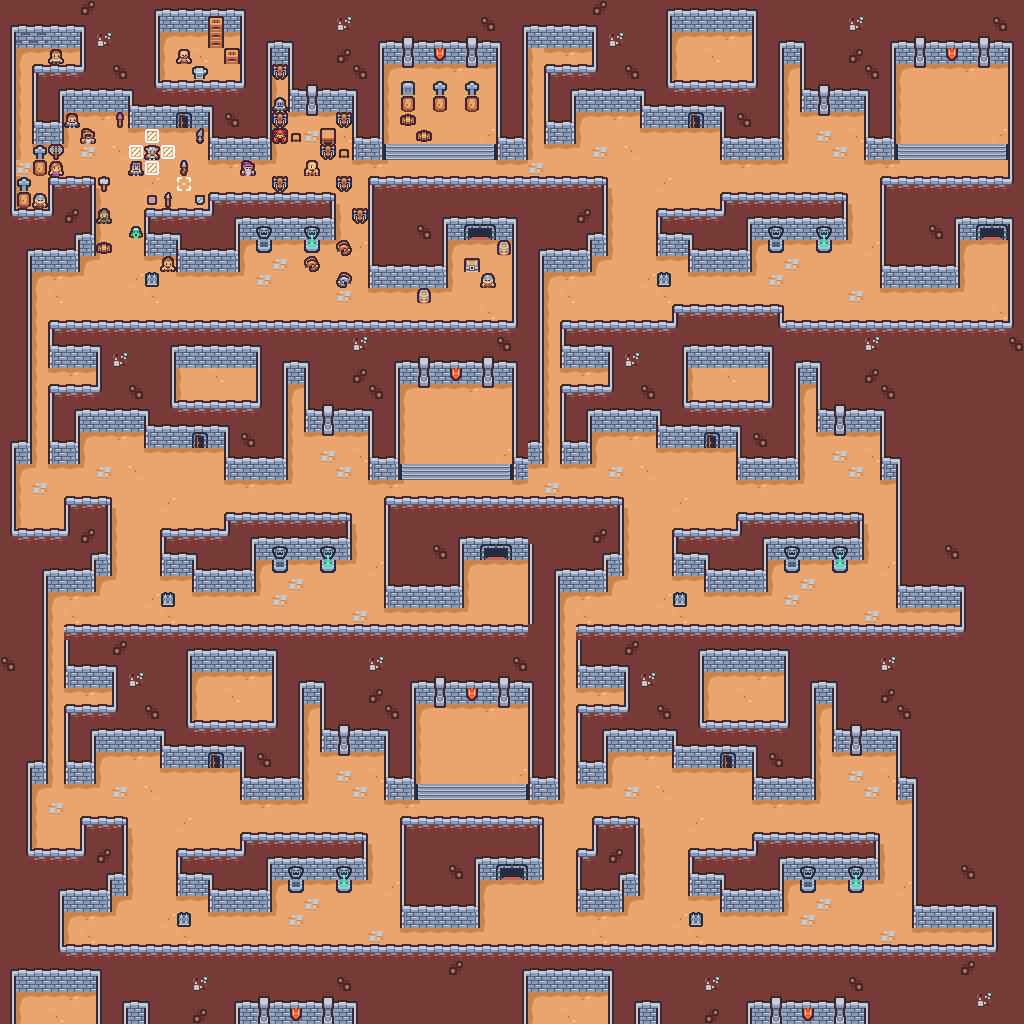

A level layout from a 2D game, rendered from its tile map. Below: a short description, then the map file with tile-grid data replaced by summaries:
An orthogonal 64x64 tile map with 16x16 px tiles, 2 tile layers (Dungeon, Objects).

<map version="1.10" tiledversion="1.10.2" orientation="orthogonal" renderorder="right-down" width="64" height="64" tilewidth="16" tileheight="16" infinite="0" nextlayerid="6" nextobjectid="1">
 <editorsettings>
  <export target="level1.lua" format="lua" />
 </editorsettings>
 <tileset firstgid="1" source="lovelite.tsx" />
 <layer id="1" name="Dungeon" width="64" height="64">
  <data>[4096 cells, 4096 non-empty, 41 distinct tile ids]</data>
 </layer>
 <layer id="4" name="Objects" width="64" height="64">
  <data>[4096 cells, 62 non-empty, 39 distinct tile ids]</data>
 </layer>
</map>
